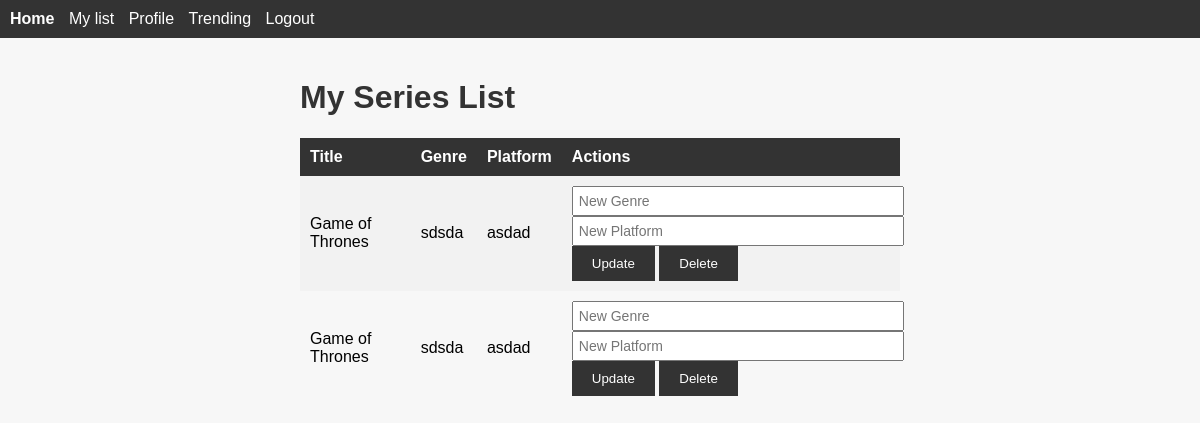
Screenshot of /series_list (signed in) with the database file from the repository.
### tables this page shows
CREATE TABLE series
             (id INTEGER PRIMARY KEY AUTOINCREMENT,
              name TEXT NOT NULL,
              genre TEXT NOT NULL,
              platform TEXT NOT NULL);

### app.py (the view, shortened to what this page needs)
@app.route('/series_list', methods=['GET', 'POST'])
@login_required
def series_list():
    user_id = current_user.id
    conn = sqlite3.connect('recommendations.db')
    cursor = conn.cursor()
    cursor.execute('SELECT series.* FROM series INNER JOIN user_series ON series.id = user_series.series_id WHERE user_series.user_id = ?', (user_id,))
    series = cursor.fetchall()
    conn.close()
    return render_template('series_list.html', series=series)

### app.py (called while the page is built)
@login_manager.user_loader
def load_user(user_id):
    conn = sqlite3.connect('recommendations.db')
    cursor = conn.cursor()
    cursor.execute('SELECT * FROM users WHERE id = ?', (user_id,))
    user_data = cursor.fetchone()
    conn.close()
    if user_data:
        return User(user_data[0], user_data[1], user_data[2])
    return None

### templates/series_list.html (shortened to what this page needs)
{% extends 'base.html' %}
{% block content %}
  <h1>My Series List</h1>
  <table>
    <tr>
      <th>Title</th>
      <th>Genre</th>
      <th>Platform</th>
      <th>Actions</th>
    </tr>
    {% for series in series %}
      <tr>
        <td>{{ series[1] }}</td>
        <td>{{ series[2] }}</td>
        <td>{{ series[3] }}</td>
        <td>
          <form method="POST" action="/series_list">
            <input type="text" name="new_genre" placeholder="New Genre">
            <input type="text" name="new_platform" placeholder="New Platform">
            <button type="submit" name="update">Update</button>
            <button type="submit" name="delete">Delete</button>
          </form>
        </td>
      </tr>
    {% endfor %}
  </table>
{% endblock %}

### static/style.css (style rules this page uses)
body { font-family: Arial, sans-serif; margin: 0; padding: 0; background-color: #f7f7f7; }
h1, h2 { color: #333; }
input[type="text"], input[type="password"], select { width: 100%; padding: 5px; font-size: 14px; }
button[type="submit"] { padding: 10px 20px; background-color: #333; color: #fff; border: none; cursor: pointer; }
table { width: 100%; border-collapse: collapse; }
th, td { padding: 10px; text-align: left; }
th { background-color: #333; color: #fff; }
tr:nth-child(even) { background-color: #f2f2f2; }

### rows the page displays
series: name "Game of Thrones", genre "sdsda", platform "asdad"
